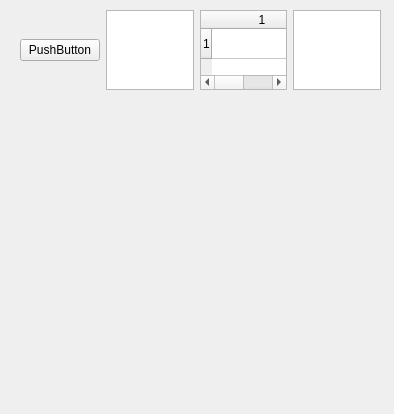
<?xml version="1.0" encoding="UTF-8"?>
<ui version="4.0">
 <class>Form</class>
 <widget class="QWidget" name="Form">
  <property name="geometry">
   <rect>
    <x>0</x>
    <y>0</y>
    <width>394</width>
    <height>414</height>
   </rect>
  </property>
  <property name="windowTitle">
   <string>Form</string>
  </property>
  <widget class="QWidget" name="horizontalLayoutWidget">
   <property name="geometry">
    <rect>
     <x>20</x>
     <y>10</y>
     <width>361</width>
     <height>80</height>
    </rect>
   </property>
   <layout class="QHBoxLayout" name="toplayout">
    <item>
     <widget class="QPushButton" name="pushButton">
      <property name="text">
       <string>PushButton</string>
      </property>
     </widget>
    </item>
    <item>
     <widget class="QTextEdit" name="textEdit"/>
    </item>
    <item>
     <widget class="QTableWidget" name="tableWidget">
      <property name="rowCount">
       <number>1</number>
      </property>
      <property name="columnCount">
       <number>2</number>
      </property>
      <row/>
      <column/>
      <column/>
     </widget>
    </item>
    <item>
     <widget class="QListWidget" name="listWidget"/>
    </item>
   </layout>
  </widget>
  <widget class="QWidget" name="horizontalLayoutWidget_2">
   <property name="geometry">
    <rect>
     <x>30</x>
     <y>100</y>
     <width>341</width>
     <height>301</height>
    </rect>
   </property>
   <layout class="QHBoxLayout" name="bottomlayout"/>
  </widget>
 </widget>
 <resources/>
 <connections/>
</ui>
